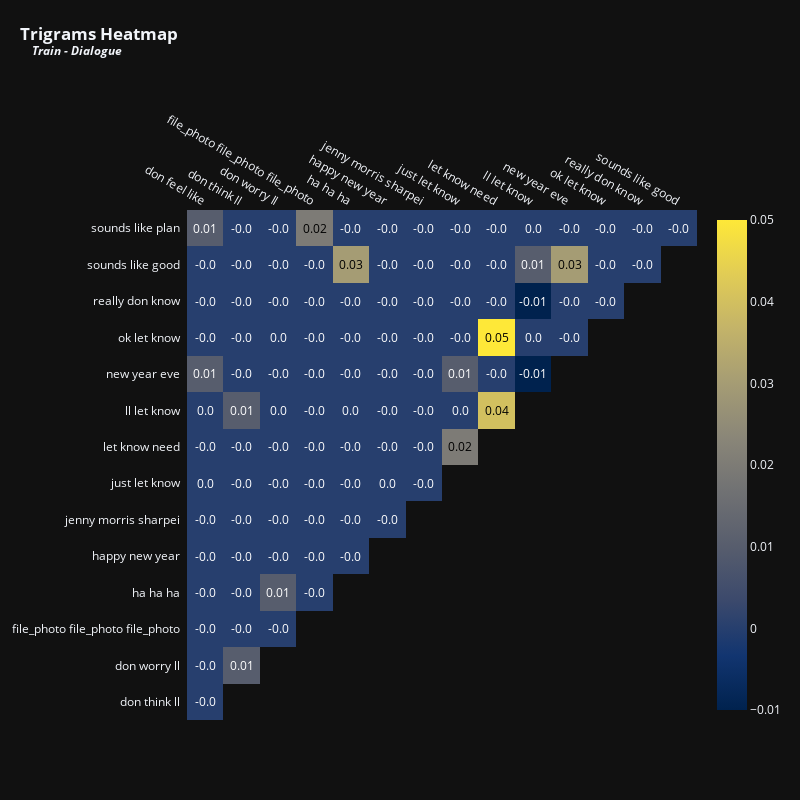

Notebook code for this chart:
### Markdown cell above
<p style="font-family: Calibri, serif; text-align: left;
          font-size: 24px; letter-spacing: .85px;color: #02011a">Let's now visualize the trigrams.</p>

### Code cell
vectorizer = TfidfVectorizer(max_features = 15,stop_words = 'english',ngram_range = (3,3)) # Top 15 terms
x = vectorizer.fit_transform(train['dialogue'].fillna(''))
df_tfidfvect = pd.DataFrame(x.toarray(), columns=vectorizer.get_feature_names_out())
plot_correlation(df_tfidfvect, 'Trigrams', 'Train - Dialogue', 800, 800, 12)

### Figure 1 — Plotly figure (JSON) as saved in the notebook; plotly's stock layout.template omitted (floating-point values rounded to 4 significant figures)
{"data": [{"colorscale": [[0, "#00224e"], [0.1111, "#123570"], [0.2222, "#3b496c"], [0.3333, "#575d6d"], [0.4444, "#707173"], [0.5556, "#8a8678"], [0.6667, "#a59c74"], [0.7778, "#c3b369"], [0.8889, "#e1cc55"], [1, "#fee838"]], "reversescale": false, "showscale": false, "x": ["don feel like", "don think ll", "don worry ll", "file_photo file_photo file_photo", "ha ha ha", "happy new year", "jenny morris sharpei", "just let know", "let know need", "ll let know", "new year eve", "ok let know", "really don know", "sounds like good"], "y": ["sounds like plan", "sounds like good", "really don know", "ok let know", "new year eve", "ll let know", "let know need", "just let know", "jenny morris sharpei", "happy new year", "ha ha ha", "file_photo file_photo file_photo", "don worry ll", "don think ll"], "z": [[0.01, 0, 0, 0.02, 0, 0, 0, 0, 0, 0, 0, 0, 0, 0], [0, 0, 0, 0, 0.03, 0, 0, 0, 0, 0.01, 0.03, 0, 0], [0, 0, 0, 0, 0, 0, 0, 0, 0, -0.01, 0, 0], [0, 0, 0, 0, 0, 0, 0, 0, 0.05, 0, 0], [0.01, 0, 0, 0, 0, 0, 0, 0.01, 0, -0.01], [0, 0.01, 0, 0, 0, 0, 0, 0, 0.04], [0, 0, 0, 0, 0, 0, 0, 0.02], [0, 0, 0, 0, 0, 0, 0], [0, 0, 0, 0, 0, 0], [0, 0, 0, 0, 0], [0, 0, 0.01, 0], [0, 0, 0], [0, 0.01], [0]], "type": "heatmap"}, {"colorscale": [[0, "#00224e"], [0.1111, "#123570"], [0.2222, "#3b496c"], [0.3333, "#575d6d"], [0.4444, "#707173"], [0.5556, "#8a8678"], [0.6667, "#a59c74"], [0.7778, "#c3b369"], [0.8889, "#e1cc55"], [1, "#fee838"]], "showscale": true, "visible": true, "z": [[0.01, 0, 0, 0.02, 0, 0, 0, 0, 0, 0, 0, 0, 0, 0], [0, 0, 0, 0, 0.03, 0, 0, 0, 0, 0.01, 0.03, 0, 0], [0, 0, 0, 0, 0, 0, 0, 0, 0, -0.01, 0, 0], [0, 0, 0, 0, 0, 0, 0, 0, 0.05, 0, 0], [0.01, 0, 0, 0, 0, 0, 0, 0.01, 0, -0.01], [0, 0.01, 0, 0, 0, 0, 0, 0, 0.04], [0, 0, 0, 0, 0, 0, 0, 0.02], [0, 0, 0, 0, 0, 0, 0], [0, 0, 0, 0, 0, 0], [0, 0, 0, 0, 0], [0, 0, 0.01, 0], [0, 0, 0], [0, 0.01], [0]], "type": "heatmap"}], "layout": {"annotations": [{"font": {"color": "#FFFFFF", "size": 12}, "showarrow": false, "text": "0.01", "x": "don feel like", "xref": "x", "y": "sounds like plan", "yref": "y"}, {"font": {"color": "#FFFFFF", "size": 12}, "showarrow": false, "text": "-0.0", "x": "don think ll", "xref": "x", "y": "sounds like plan", "yref": "y"}, {"font": {"color": "#FFFFFF", "size": 12}, "showarrow": false, "text": "-0.0", "x": "don worry ll", "xref": "x", "y": "sounds like plan", "yref": "y"}, {"font": {"color": "#000000", "size": 12}, "showarrow": false, "text": "0.02", "x": "file_photo file_photo file_photo", "xref": "x", "y": "sounds like plan", "yref": "y"}, {"font": {"color": "#FFFFFF", "size": 12}, "showarrow": false, "text": "-0.0", "x": "ha ha ha", "xref": "x", "y": "sounds like plan", "yref": "y"}, {"font": {"color": "#FFFFFF", "size": 12}, "showarrow": false, "text": "-0.0", "x": "happy new year", "xref": "x", "y": "sounds like plan", "yref": "y"}, {"font": {"color": "#FFFFFF", "size": 12}, "showarrow": false, "text": "-0.0", "x": "jenny morris sharpei", "xref": "x", "y": "sounds like plan", "yref": "y"}, {"font": {"color": "#FFFFFF", "size": 12}, "showarrow": false, "text": "-0.0", "x": "just let know", "xref": "x", "y": "sounds like plan", "yref": "y"}, {"font": {"color": "#FFFFFF", "size": 12}, "showarrow": false, "text": "-0.0", "x": "let know need", "xref": "x", "y": "sounds like plan", "yref": "y"}, {"font": {"color": "#FFFFFF", "size": 12}, "showarrow": false, "text": "0.0", "x": "ll let know", "xref": "x", "y": "sounds like plan", "yref": "y"}, {"font": {"color": "#FFFFFF", "size": 12}, "showarrow": false, "text": "-0.0", "x": "new year eve", "xref": "x", "y": "sounds like plan", "yref": "y"}, {"font": {"color": "#FFFFFF", "size": 12}, "showarrow": false, "text": "-0.0", "x": "ok let know", "xref": "x", "y": "sounds like plan", "yref": "y"}, {"font": {"color": "#FFFFFF", "size": 12}, "showarrow": false, "text": "-0.0", "x": "really don know", "xref": "x", "y": "sounds like plan", "yref": "y"}, {"font": {"color": "#FFFFFF", "size": 12}, "showarrow": false, "text": "-0.0", "x": "sounds like good", "xref": "x", "y": "sounds like plan", "yref": "y"}, {"font": {"color": "#FFFFFF", "size": 12}, "showarrow": false, "text": "-0.0", "x": "don feel like", "xref": "x", "y": "sounds like good", "yref": "y"}, {"font": {"color": "#FFFFFF", "size": 12}, "showarrow": false, "text": "-0.0", "x": "don think ll", "xref": "x", "y": "sounds like good", "yref": "y"}, {"font": {"color": "#FFFFFF", "size": 12}, "showarrow": false, "text": "-0.0", "x": "don worry ll", "xref": "x", "y": "sounds like good", "yref": "y"}, {"font": {"color": "#FFFFFF", "size": 12}, "showarrow": false, "text": "-0.0", "x": "file_photo file_photo file_photo", "xref": "x", "y": "sounds like good", "yref": "y"}, {"font": {"color": "#000000", "size": 12}, "showarrow": false, "text": "0.03", "x": "ha ha ha", "xref": "x", "y": "sounds like good", "yref": "y"}, {"font": {"color": "#FFFFFF", "size": 12}, "showarrow": false, "text": "-0.0", "x": "happy new year", "xref": "x", "y": "sounds like good", "yref": "y"}, {"font": {"color": "#FFFFFF", "size": 12}, "showarrow": false, "text": "-0.0", "x": "jenny morris sharpei", "xref": "x", "y": "sounds like good", "yref": "y"}, {"font": {"color": "#FFFFFF", "size": 12}, "showarrow": false, "text": "-0.0", "x": "just let know", "xref": "x", "y": "sounds like good", "yref": "y"}, {"font": {"color": "#FFFFFF", "size": 12}, "showarrow": false, "text": "-0.0", "x": "let know need", "xref": "x", "y": "sounds like good", "yref": "y"}, {"font": {"color": "#FFFFFF", "size": 12}, "showarrow": false, "text": "0.01", "x": "ll let know", "xref": "x", "y": "sounds like good", "yref": "y"}, {"font": {"color": "#000000", "size": 12}, "showarrow": false, "text": "0.03", "x": "new year eve", "xref": "x", "y": "sounds like good", "yref": "y"}, {"font": {"color": "#FFFFFF", "size": 12}, "showarrow": false, "text": "-0.0", "x": "ok let know", "xref": "x", "y": "sounds like good", "yref": "y"}, {"font": {"color": "#FFFFFF", "size": 12}, "showarrow": false, "text": "-0.0", "x": "really don know", "xref": "x", "y": "sounds like good", "yref": "y"}, {"font": {"color": "#FFFFFF", "size": 12}, "showarrow": false, "text": "-0.0", "x": "don feel like", "xref": "x", "y": "really don know", "yref": "y"}, {"font": {"color": "#FFFFFF", "size": 12}, "showarrow": false, "text": "-0.0", "x": "don think ll", "xref": "x", "y": "really don know", "yref": "y"}, {"font": {"color": "#FFFFFF", "size": 12}, "showarrow": false, "text": "-0.0", "x": "don worry ll", "xref": "x", "y": "really don know", "yref": "y"}, {"font": {"color": "#FFFFFF", "size": 12}, "showarrow": false, "text": "-0.0", "x": "file_photo file_photo file_photo", "xref": "x", "y": "really don know", "yref": "y"}, {"font": {"color": "#FFFFFF", "size": 12}, "showarrow": false, "text": "-0.0", "x": "ha ha ha", "xref": "x", "y": "really don know", "yref": "y"}, {"font": {"color": "#FFFFFF", "size": 12}, "showarrow": false, "text": "-0.0", "x": "happy new year", "xref": "x", "y": "really don know", "yref": "y"}, {"font": {"color": "#FFFFFF", "size": 12}, "showarrow": false, "text": "-0.0", "x": "jenny morris sharpei", "xref": "x", "y": "really don know", "yref": "y"}, {"font": {"color": "#FFFFFF", "size": 12}, "showarrow": false, "text": "-0.0", "x": "just let know", "xref": "x", "y": "really don know", "yref": "y"}, {"font": {"color": "#FFFFFF", "size": 12}, "showarrow": false, "text": "-0.0", "x": "let know need", "xref": "x", "y": "really don know", "yref": "y"}, {"font": {"color": "#FFFFFF", "size": 12}, "showarrow": false, "text": "-0.01", "x": "ll let know", "xref": "x", "y": "really don know", "yref": "y"}, {"font": {"color": "#FFFFFF", "size": 12}, "showarrow": false, "text": "-0.0", "x": "new year eve", "xref": "x", "y": "really don know", "yref": "y"}, {"font": {"color": "#FFFFFF", "size": 12}, "showarrow": false, "text": "-0.0", "x": "ok let know", "xref": "x", "y": "really don know", "yref": "y"}, {"font": {"color": "#FFFFFF", "size": 12}, "showarrow": false, "text": "-0.0", "x": "don feel like", "xref": "x", "y": "ok let know", "yref": "y"}, {"font": {"color": "#FFFFFF", "size": 12}, "showarrow": false, "text": "-0.0", "x": "don think ll", "xref": "x", "y": "ok let know", "yref": "y"}, {"font": {"color": "#FFFFFF", "size": 12}, "showarrow": false, "text": "0.0", "x": "don worry ll", "xref": "x", "y": "ok let know", "yref": "y"}, {"font": {"color": "#FFFFFF", "size": 12}, "showarrow": false, "text": "-0.0", "x": "file_photo file_photo file_photo", "xref": "x", "y": "ok let know", "yref": "y"}, {"font": {"color": "#FFFFFF", "size": 12}, "showarrow": false, "text": "-0.0", "x": "ha ha ha", "xref": "x", "y": "ok let know", "yref": "y"}, {"font": {"color": "#FFFFFF", "size": 12}, "showarrow": false, "text": "-0.0", "x": "happy new year", "xref": "x", "y": "ok let know", "yref": "y"}, {"font": {"color": "#FFFFFF", "size": 12}, "showarrow": false, "text": "-0.0", "x": "jenny morris sharpei", "xref": "x", "y": "ok let know", "yref": "y"}, {"font": {"color": "#FFFFFF", "size": 12}, "showarrow": false, "text": "-0.0", "x": "just let know", "xref": "x", "y": "ok let know", "yref": "y"}, {"font": {"color": "#000000", "size": 12}, "showarrow": false, "text": "0.05", "x": "let know need", "xref": "x", "y": "ok let know", "yref": "y"}, {"font": {"color": "#FFFFFF", "size": 12}, "showarrow": false, "text": "0.0", "x": "ll let know", "xref": "x", "y": "ok let know", "yref": "y"}, {"font": {"color": "#FFFFFF", "size": 12}, "showarrow": false, "text": "-0.0", "x": "new year eve", "xref": "x", "y": "ok let know", "yref": "y"}, {"font": {"color": "#FFFFFF", "size": 12}, "showarrow": false, "text": "0.01", "x": "don feel like", "xref": "x", "y": "new year eve", "yref": "y"}, {"font": {"color": "#FFFFFF", "size": 12}, "showarrow": false, "text": "-0.0", "x": "don think ll", "xref": "x", "y": "new year eve", "yref": "y"}, {"font": {"color": "#FFFFFF", "size": 12}, "showarrow": false, "text": "-0.0", "x": "don worry ll", "xref": "x", "y": "new year eve", "yref": "y"}, {"font": {"color": "#FFFFFF", "size": 12}, "showarrow": false, "text": "-0.0", "x": "file_photo file_photo file_photo", "xref": "x", "y": "new year eve", "yref": "y"}, {"font": {"color": "#FFFFFF", "size": 12}, "showarrow": false, "text": "-0.0", "x": "ha ha ha", "xref": "x", "y": "new year eve", "yref": "y"}, {"font": {"color": "#FFFFFF", "size": 12}, "showarrow": false, "text": "-0.0", "x": "happy new year", "xref": "x", "y": "new year eve", "yref": "y"}, {"font": {"color": "#FFFFFF", "size": 12}, "showarrow": false, "text": "-0.0", "x": "jenny morris sharpei", "xref": "x", "y": "new year eve", "yref": "y"}, {"font": {"color": "#FFFFFF", "size": 12}, "showarrow": false, "text": "0.01", "x": "just let know", "xref": "x", "y": "new year eve", "yref": "y"}, {"font": {"color": "#FFFFFF", "size": 12}, "showarrow": false, "text": "-0.0", "x": "let know need", "xref": "x", "y": "new year eve", "yref": "y"}, {"font": {"color": "#FFFFFF", "size": 12}, "showarrow": false, "text": "-0.01", "x": "ll let know", "xref": "x", "y": "new year eve", "yref": "y"}, {"font": {"color": "#FFFFFF", "size": 12}, "showarrow": false, "text": "0.0", "x": "don feel like", "xref": "x", "y": "ll let know", "yref": "y"}, {"font": {"color": "#FFFFFF", "size": 12}, "showarrow": false, "text": "0.01", "x": "don think ll", "xref": "x", "y": "ll let know", "yref": "y"}, {"font": {"color": "#FFFFFF", "size": 12}, "showarrow": false, "text": "0.0", "x": "don worry ll", "xref": "x", "y": "ll let know", "yref": "y"}, {"font": {"color": "#FFFFFF", "size": 12}, "showarrow": false, "text": "-0.0", "x": "file_photo file_photo file_photo", "xref": "x", "y": "ll let know", "yref": "y"}, {"font": {"color": "#FFFFFF", "size": 12}, "showarrow": false, "text": "0.0", "x": "ha ha ha", "xref": "x", "y": "ll let know", "yref": "y"}, {"font": {"color": "#FFFFFF", "size": 12}, "showarrow": false, "text": "-0.0", "x": "happy new year", "xref": "x", "y": "ll let know", "yref": "y"}, {"font": {"color": "#FFFFFF", "size": 12}, "showarrow": false, "text": "-0.0", "x": "jenny morris sharpei", "xref": "x", "y": "ll let know", "yref": "y"}, {"font": {"color": "#FFFFFF", "size": 12}, "showarrow": false, "text": "0.0", "x": "just let know", "xref": "x", "y": "ll let know", "yref": "y"}, {"font": {"color": "#000000", "size": 12}, "showarrow": false, "text": "0.04", "x": "let know need", "xref": "x", "y": "ll let know", "yref": "y"}, {"font": {"color": "#FFFFFF", "size": 12}, "showarrow": false, "text": "-0.0", "x": "don feel like", "xref": "x", "y": "let know need", "yref": "y"}, {"font": {"color": "#FFFFFF", "size": 12}, "showarrow": false, "text": "-0.0", "x": "don think ll", "xref": "x", "y": "let know need", "yref": "y"}, {"font": {"color": "#FFFFFF", "size": 12}, "showarrow": false, "text": "-0.0", "x": "don worry ll", "xref": "x", "y": "let know need", "yref": "y"}, {"font": {"color": "#FFFFFF", "size": 12}, "showarrow": false, "text": "-0.0", "x": "file_photo file_photo file_photo", "xref": "x", "y": "let know need", "yref": "y"}, {"font": {"color": "#FFFFFF", "size": 12}, "showarrow": false, "text": "-0.0", "x": "ha ha ha", "xref": "x", "y": "let know need", "yref": "y"}, {"font": {"color": "#FFFFFF", "size": 12}, "showarrow": false, "text": "-0.0", "x": "happy new year", "xref": "x", "y": "let know need", "yref": "y"}, {"font": {"color": "#FFFFFF", "size": 12}, "showarrow": false, "text": "-0.0", "x": "jenny morris sharpei", "xref": "x", "y": "let know need", "yref": "y"}, {"font": {"color": "#000000", "size": 12}, "showarrow": false, "text": "0.02", "x": "just let know", "xref": "x", "y": "let know need", "yref": "y"}, {"font": {"color": "#FFFFFF", "size": 12}, "showarrow": false, "text": "0.0", "x": "don feel like", "xref": "x", "y": "just let know", "yref": "y"}, {"font": {"color": "#FFFFFF", "size": 12}, "showarrow": false, "text": "-0.0", "x": "don think ll", "xref": "x", "y": "just let know", "yref": "y"}, {"font": {"color": "#FFFFFF", "size": 12}, "showarrow": false, "text": "-0.0", "x": "don worry ll", "xref": "x", "y": "just let know", "yref": "y"}, {"font": {"color": "#FFFFFF", "size": 12}, "showarrow": false, "text": "-0.0", "x": "file_photo file_photo file_photo", "xref": "x", "y": "just let know", "yref": "y"}, {"font": {"color": "#FFFFFF", "size": 12}, "showarrow": false, "text": "-0.0", "x": "ha ha ha", "xref": "x", "y": "just let know", "yref": "y"}, {"font": {"color": "#FFFFFF", "size": 12}, "showarrow": false, "text": "0.0", "x": "happy new year", "xref": "x", "y": "just let know", "yref": "y"}, {"font": {"color": "#FFFFFF", "size": 12}, "showarrow": false, "text": "-0.0", "x": "jenny morris sharpei", "xref": "x", "y": "just let know", "yref": "y"}, {"font": {"color": "#FFFFFF", "size": 12}, "showarrow": false, "text": "-0.0", "x": "don feel like", "xref": "x", "y": "jenny morris sharpei", "yref": "y"}, {"font": {"color": "#FFFFFF", "size": 12}, "showarrow": false, "text": "-0.0", "x": "don think ll", "xref": "x", "y": "jenny morris sharpei", "yref": "y"}, {"font": {"color": "#FFFFFF", "size": 12}, "showarrow": false, "text": "-0.0", "x": "don worry ll", "xref": "x", "y": "jenny morris sharpei", "yref": "y"}, {"font": {"color": "#FFFFFF", "size": 12}, "showarrow": false, "text": "-0.0", "x": "file_photo file_photo file_photo", "xref": "x", "y": "jenny morris sharpei", "yref": "y"}, {"font": {"color": "#FFFFFF", "size": 12}, "showarrow": false, "text": "-0.0", "x": "ha ha ha", "xref": "x", "y": "jenny morris sharpei", "yref": "y"}, {"font": {"color": "#FFFFFF", "size": 12}, "showarrow": false, "text": "-0.0", "x": "happy new year", "xref": "x", "y": "jenny morris sharpei", "yref": "y"}, {"font": {"color": "#FFFFFF", "size": 12}, "showarrow": false, "text": "-0.0", "x": "don feel like", "xref": "x", "y": "happy new year", "yref": "y"}, {"font": {"color": "#FFFFFF", "size": 12}, "showarrow": false, "text": "-0.0", "x": "don think ll", "xref": "x", "y": "happy new year", "yref": "y"}, {"font": {"color": "#FFFFFF", "size": 12}, "showarrow": false, "text": "-0.0", "x": "don worry ll", "xref": "x", "y": "happy new year", "yref": "y"}, {"font": {"color": "#FFFFFF", "size": 12}, "showarrow": false, "text": "-0.0", "x": "file_photo file_photo file_photo", "xref": "x", "y": "happy new year", "yref": "y"}, {"font": {"color": "#FFFFFF", "size": 12}, "showarrow": false, "text": "-0.0", "x": "ha ha ha", "xref": "x", "y": "happy new year", "yref": "y"}, {"font": {"color": "#FFFFFF", "size": 12}, "showarrow": false, "text": "-0.0", "x": "don feel like", "xref": "x", "y": "ha ha ha", "yref": "y"}, {"font": {"color": "#FFFFFF", "size": 12}, "showarrow": false, "text": "-0.0", "x": "don think ll", "xref": "x", "y": "ha ha ha", "yref": "y"}, {"font": {"color": "#FFFFFF", "size": 12}, "showarrow": false, "text": "0.01", "x": "don worry ll", "xref": "x", "y": "ha ha ha", "yref": "y"}, {"font": {"color": "#FFFFFF", "size": 12}, "showarrow": false, "text": "-0.0", "x": "file_photo file_photo file_photo", "xref": "x", "y": "ha ha ha", "yref": "y"}, {"font": {"color": "#FFFFFF", "size": 12}, "showarrow": false, "text": "-0.0", "x": "don feel like", "xref": "x", "y": "file_photo file_photo file_photo", "yref": "y"}, {"font": {"color": "#FFFFFF", "size": 12}, "showarrow": false, "text": "-0.0", "x": "don think ll", "xref": "x", "y": "file_photo file_photo file_photo", "yref": "y"}, {"font": {"color": "#FFFFFF", "size": 12}, "showarrow": false, "text": "-0.0", "x": "don worry ll", "xref": "x", "y": "file_photo file_photo file_photo", "yref": "y"}, {"font": {"color": "#FFFFFF", "size": 12}, "showarrow": false, "text": "-0.0", "x": "don feel like", "xref": "x", "y": "don worry ll", "yref": "y"}, {"font": {"color": "#FFFFFF", "size": 12}, "showarrow": false, "text": "0.01", "x": "don think ll", "xref": "x", "y": "don worry ll", "yref": "y"}, {"font": {"color": "#FFFFFF", "size": 12}, "showarrow": false, "text": "-0.0", "x": "don feel like", "xref": "x", "y": "don think ll", "yref": "y"}], "xaxis": {"dtick": 1, "gridcolor": "rgb(0, 0, 0)", "side": "top", "ticks": "", "showgrid": false, "type": "category", "range": [-0.5, 13.5], "autorange": true}, "yaxis": {"dtick": 1, "ticks": "", "ticksuffix": "  ", "autorange": true, "showgrid": false, "type": "category", "range": [13.5, -0.5]}, "title": {"text": "<b>Trigrams Heatmap<br><sup>&nbsp;&nbsp;&nbsp;&nbsp;<i>Train - Dialogue</i></sup></b>", "x": 0.025, "xanchor": "left", "y": 0.95}, "margin": {"t": 210, "l": 110}, "height": 800, "width": 800}}
